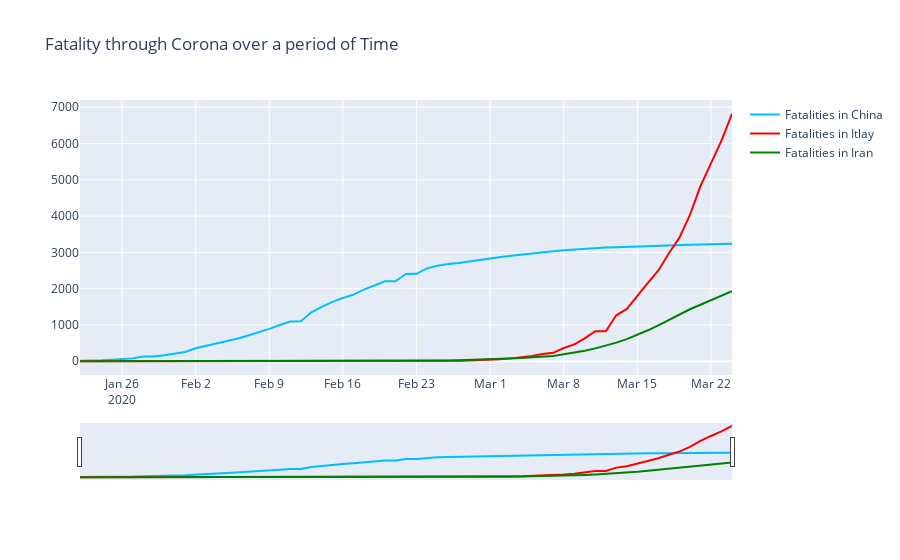

The code cell stored with this chart in its notebook:
### Code cell
China_cases = train_df.loc[train_df["Country/Region"]=="China"].groupby("Date")["Fatalities"].sum().reset_index()
Italy_cases = train_df.loc[train_df["Country/Region"]=="Italy"].groupby("Date")["Fatalities"].sum().reset_index()
Iran_cases = train_df.loc[train_df["Country/Region"]=="Iran"].groupby("Date")["Fatalities"].sum().reset_index()
Usa_cases = train_df.loc[train_df["Country/Region"]=="Usa"].groupby("Date")["Fatalities"].sum().reset_index()


fig = go.Figure()

fig.add_trace(go.Scatter(x=China_cases.Date, y=China_cases['Fatalities'], name="Fatalities in China",
                         line_color='deepskyblue'))

fig.add_trace(go.Scatter(x=Italy_cases.Date, y=Italy_cases['Fatalities'], name="Fatalities in Itlay",
                         line_color='red'))

fig.add_trace(go.Scatter(x=Iran_cases.Date, y=Iran_cases['Fatalities'], name="Fatalities in Iran",
                         line_color='green'))

fig.add_trace(go.Scatter(x=Usa_cases.Date, y=Usa_cases['Fatalities'], name="Fatalities in Usa",
                         line_color='yellow'))

fig.update_layout(title_text='Fatality through Corona over a period of Time',
                  xaxis_rangeslider_visible=True)
fig.show()
